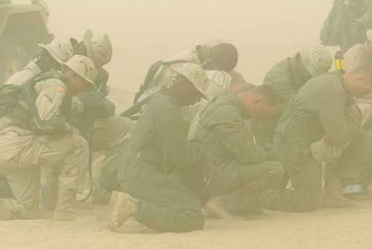
%> input picture Assets/Image6.jpg, 372 x 249 px, shrunk from 500 x 334 before the run
$ octave image6.m   (GNU Octave 9; MATLAB toolbox functions it lacks are replaced by stand-ins)
%> lines starting %> are read from the running program, lines starting %| are printed output that depends on the picture; long printed decimals are rounded
%==========================================================================
% IMAGE 6: COLOR CORRECTION AND IMAGE ENHANCEMENT PIPELINE
%==========================================================================
% Problem: Blur, noise, low contrast, drab colors
% Solution: Gamma + white balance + color analysis
%==========================================================================

clc; clear; close all;

%% Path setup
path = "C:\Users\DELL\Desktop\ICV_Assignment";
cd(path);

imagePath = 'Assets/Image6.jpg';
outputFolder = fullfile('Output','Image6');

if ~exist(outputFolder, 'dir')
    mkdir(outputFolder);
end

%% Load image
img = im2double(imread(imagePath));

if size(img,3)==1
    img = repmat(img,[1 1 3]);
end

%% White Balance
meanRGB = mean(reshape(img, [], 3));
%> meanRGB = [0.728 0.684 0.529]
avgMean = mean(meanRGB);
%> avgMean = 0.647

wb = img;
for c = 1:3
    wb(:,:,c) = img(:,:,c) * (avgMean / (meanRGB(c) + eps));
end
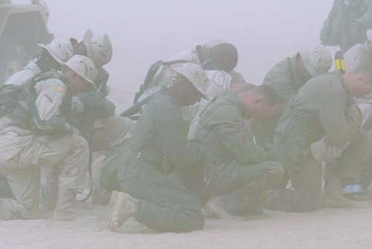
%> wb: size 249x372x3 double; mean R, G, B 0.647, 0.647, 0.647
wb = min(max(wb,0),1);

%% Dehazing
dark = min(wb,[],3);
flat_dark = dark(:);
[~, idx] = sort(flat_dark, 'descend');
topPixels = idx(1:round(0.001 * numel(flat_dark)));
%> topPixels = 93 values, max 54037 at index 18, min 22413 at index 19, mean 27801

A = mean(wb(topPixels));
%> A = 0.814

t = 1 - 0.9 * dark ./ (A + eps);
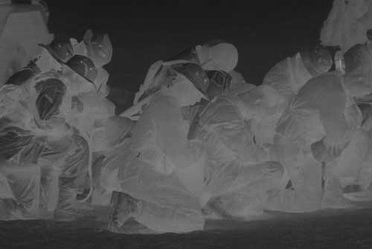
%> t: size 249x372 double; min 0.0935, max 0.581, mean 0.305
t = max(t, 0.5);

dehazed = zeros(size(wb));
for c = 1:3
    dehazed(:,:,c) = (wb(:,:,c) - A) ./ t + A;
end
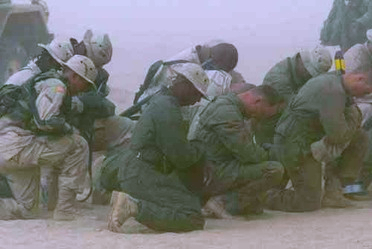
%> dehazed: size 249x372x3 double; mean R, G, B 0.481, 0.481, 0.481
dehazed = min(max(dehazed,0),1);

%% Contrast
enhanced = imadjust(dehazed, stretchlim(dehazed, [0.01 0.99]), []);

%% Sharpen
final = imsharpen(enhanced, 'Radius',1.2,'Amount',1.2);
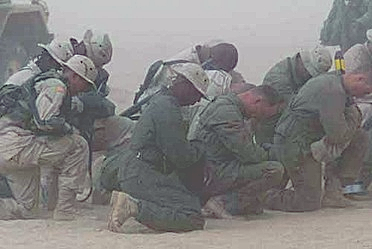
%> final: size 249x372x3 double; mean R, G, B 0.449, 0.435, 0.43; drawn with min black and max white

%% FIGURE 1: ALL PROCESS STEPS

figure('Name','Processing Pipeline','NumberTitle','off');

subplot(2,3,1); imshow(img); title('Original');
subplot(2,3,2); imshow(wb); title('White Balanced');
subplot(2,3,3); imshow(dehazed); title('Dehazed');
subplot(2,3,4); imshow(enhanced); title('Contrast Enhanced');
subplot(2,3,5); imshow(final); title('Final Enhanced');
%> after `imshow(final)`:
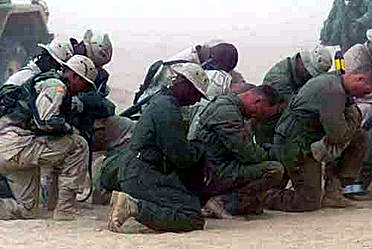
%> displayed picture: size 249x372x3, on the screen's scale of 0 to 255; mean R, G, B 115.1, 111.5, 109.9

%% FIGURE 2: HISTOGRAM

figure('Name','Histogram','NumberTitle','off');
imhist(rgb2gray(final));
title('Final Image Histogram');
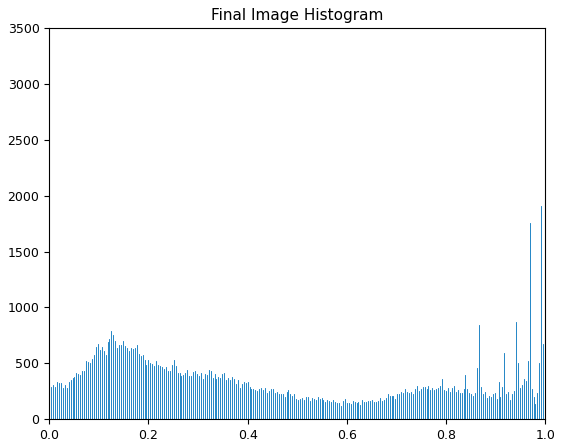
%> figure redrawn from the program's plot data; highest point at x = 0, y = 3492


%% FIGURE 3: BEFORE vs AFTER

figure('Name','Original vs Final','NumberTitle','off');

subplot(1,2,1);
imshow(img);
title('Original');

subplot(1,2,2);
imshow(final);
title('Final Enhanced');

%% METRICS

orig_gray = rgb2gray(img);
final_gray = rgb2gray(final);

% PSNR
mse = mean((orig_gray(:) - final_gray(:)).^2);
%> mse = 0.112
psnr_val = 10 * log10(1 / (mse + eps));
%> psnr_val = 9.52

% SSIM
ssim_val = ssim(final_gray, orig_gray);
%> ssim_val = 0.427

% Laplacian Variance (Sharpness)
lap = del2(final_gray);
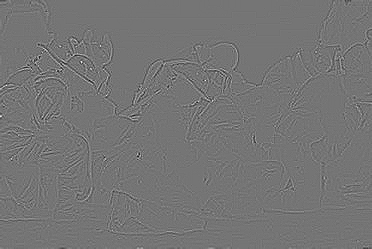
%> lap: size 249x372 double; min -0.663, max 0.779, mean -2.26e-05; drawn with min black and max white
lap_var = var(lap(:));
%> lap_var = 0.00332

fprintf('\n=== IMAGE QUALITY METRICS ===\n');
fprintf('PSNR: %.2f dB\n', psnr_val);
%| PSNR: 9.52 dB
fprintf('SSIM: %.4f\n', ssim_val);
%| SSIM: 0.4268
fprintf('Laplacian Variance (Sharpness): %.6f\n', lap_var);
%| Laplacian Variance (Sharpness): 0.003325


%% SAVE ALL IMAGES

imwrite(img, fullfile(outputFolder,'Original.jpg'));
imwrite(wb, fullfile(outputFolder,'WhiteBalanced.jpg'));
imwrite(dehazed, fullfile(outputFolder,'Dehazed.jpg'));
imwrite(enhanced, fullfile(outputFolder,'ContrastEnhanced.jpg'));
imwrite(final, fullfile(outputFolder,'FinalEnhanced.jpg'));

saveas(figure(1), fullfile(outputFolder,'Pipeline.png'));
saveas(figure(2), fullfile(outputFolder,'Histogram.png'));
saveas(figure(3), fullfile(outputFolder,'Comparison.png'));

$ run again, with Assets/Image1.jpg copied over Assets/Image6.jpg
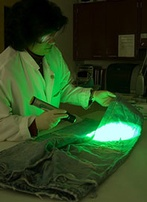
%> input picture Assets/Image1.jpg, 147 x 202 px, shrunk from 198 x 272 before the run
%> meanRGB = [0.168 0.27 0.128]
%> avgMean = 0.189
%> topPixels = 30 values from 17710 to 19527
%> A = 0.87
%> `final_gray = rgb2gray(final);`:
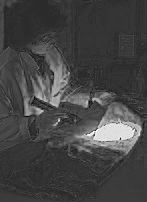
%> final_gray: size 202x147 double; min -0.244, max 1.17, mean 0.139; drawn with min black and max white
%> mse = 0.0207
%> psnr_val = 16.85
%> ssim_val = 0.432
%> `lap = del2(final_gray);`:
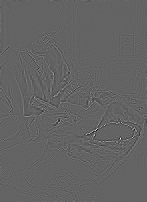
%> lap: size 202x147 double; min -0.553, max 0.86, mean 7.08e-05; drawn with min black and max white
%> lap_var = 0.0016
%| PSNR: 16.85 dB
%| SSIM: 0.4316
%| Laplacian Variance (Sharpness): 0.001603

$ run again, with Assets/Image4.jpg copied over Assets/Image6.jpg
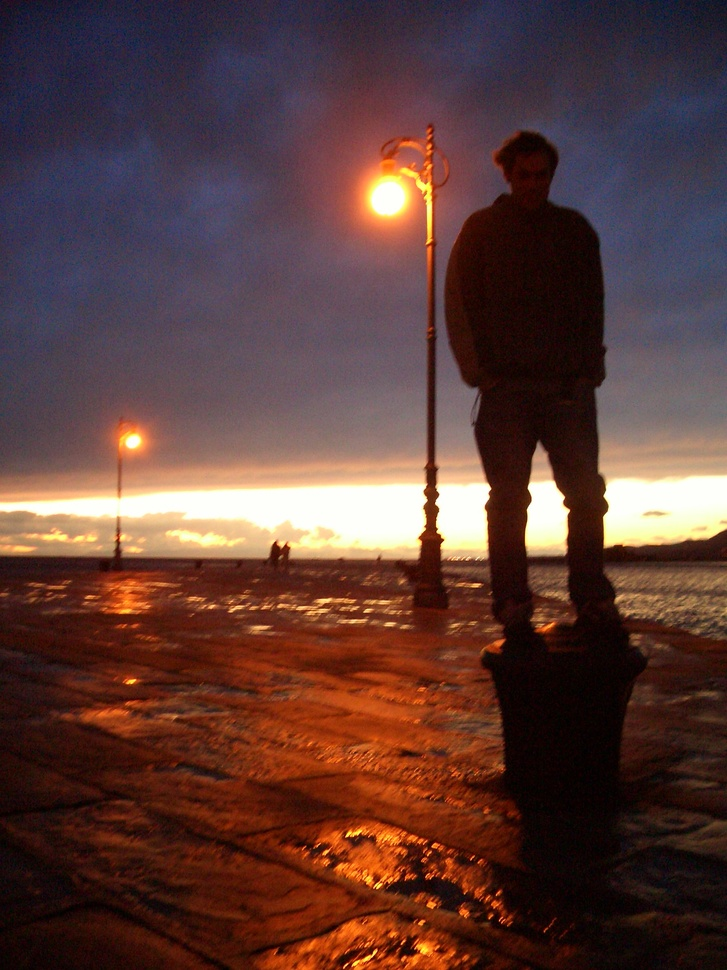
%> input picture Assets/Image4.jpg, 727 x 970 px, shrunk from 1200 x 1600 before the run
%> meanRGB = [0.358 0.235 0.217]
%> avgMean = 0.27
%> topPixels = 705 values from 504 to 107201
%> A = 0.753
%> `final_gray = rgb2gray(final);`:
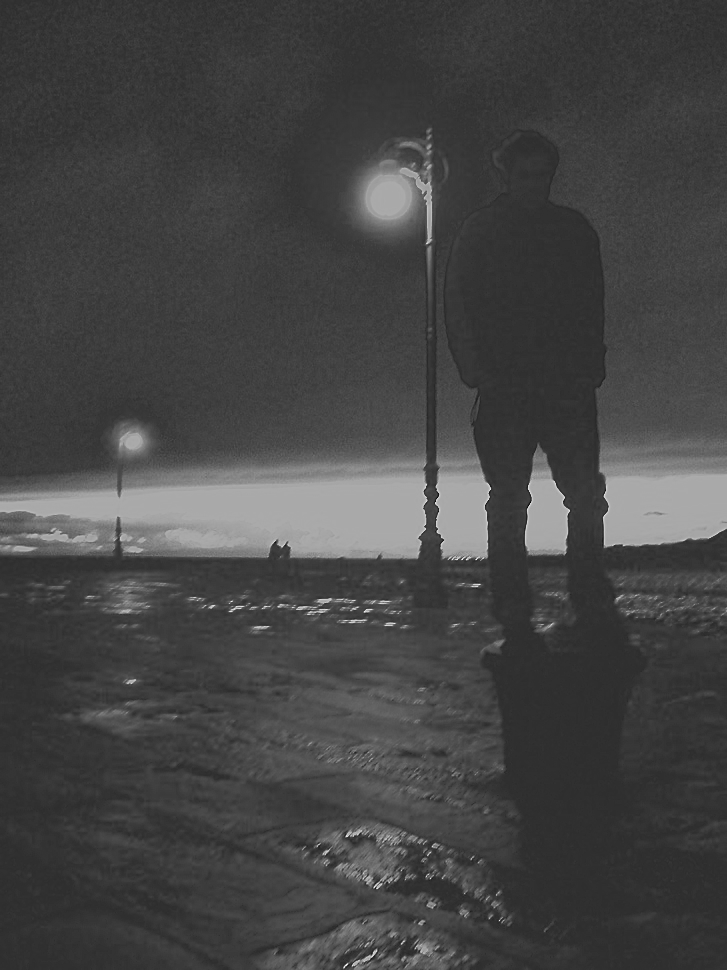
%> final_gray: size 970x727 double; min -0.374, max 1.68, mean 0.185; drawn with min black and max white
%> mse = 0.0147
%> psnr_val = 18.33
%> ssim_val = 0.673
%> `lap = del2(final_gray);`:
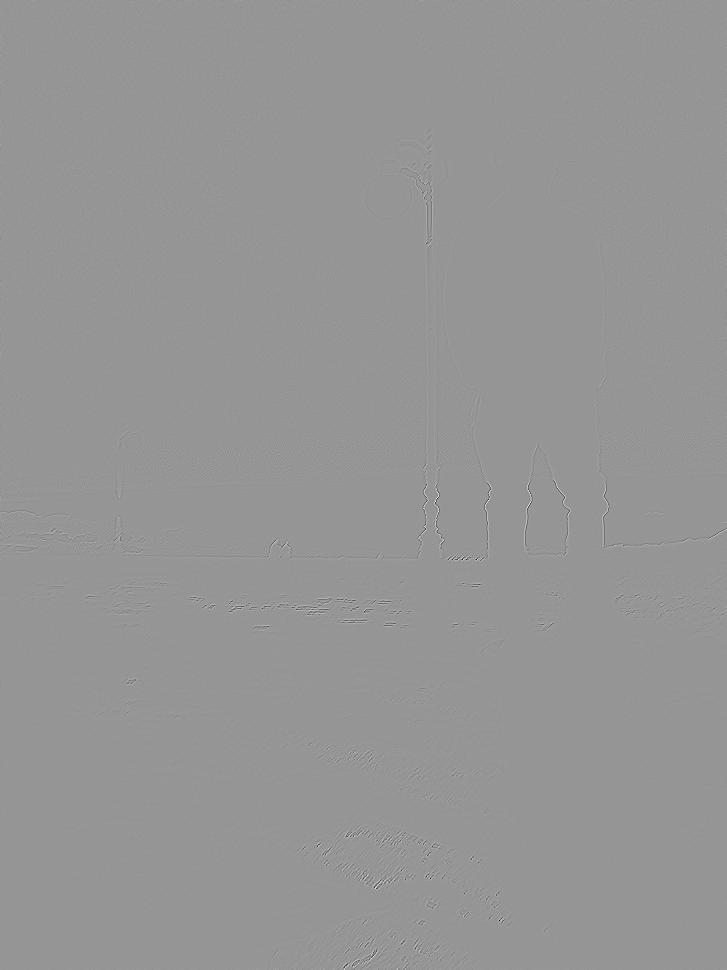
%> lap: size 970x727 double; min -1.36, max 0.955, mean 1.56e-06; drawn with min black and max white
%> lap_var = 0.00088
%| PSNR: 18.33 dB
%| SSIM: 0.6730
%| Laplacian Variance (Sharpness): 0.00088
